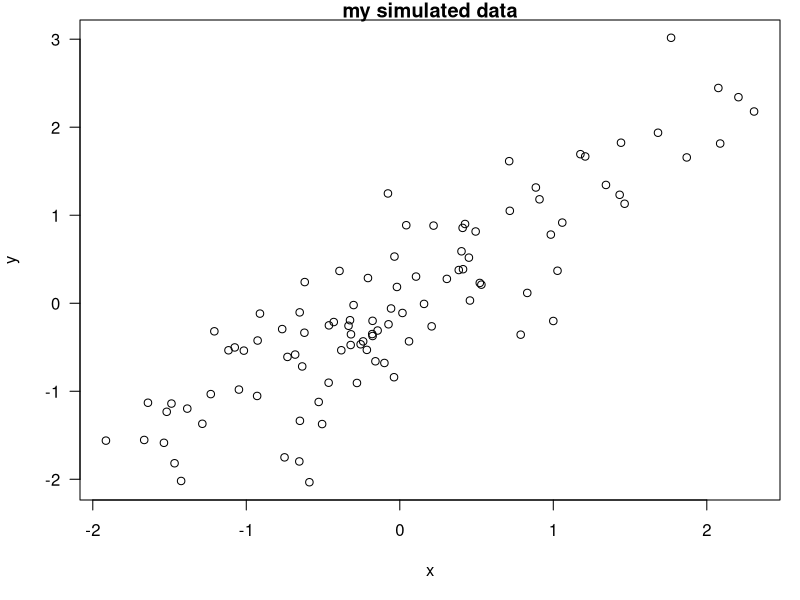

This chart was generated by the following R code:
## ---- chunk 1
set.seed(1)
x <- rnorm(100)
mean(x)
## ---- chunk 2
set.seed(1)
x <- rnorm(100)
mean(x)
## ---- chunk 3
time <- format(Sys.time(), "%a %b %d %X %Y")
rand <- rnorm(1)
## ---- chunk 4
x <- rnorm(100); y <- x + rnorm(100, sd = .5)
## ---- chunk 5
par(mar = c(5, 4, 1, 1), las = 1)
plot(x, y, main = 'my simulated data')
## ---- chunk 6
library(datasets)
data(airquality)
fit <- lm(Ozone ~ Wind + Temp + Solar.R, data = airquality)
## ---- chunk 7
library(xtable)
xt <- xtable(summary(fit))
print(xt, type = 'html')
